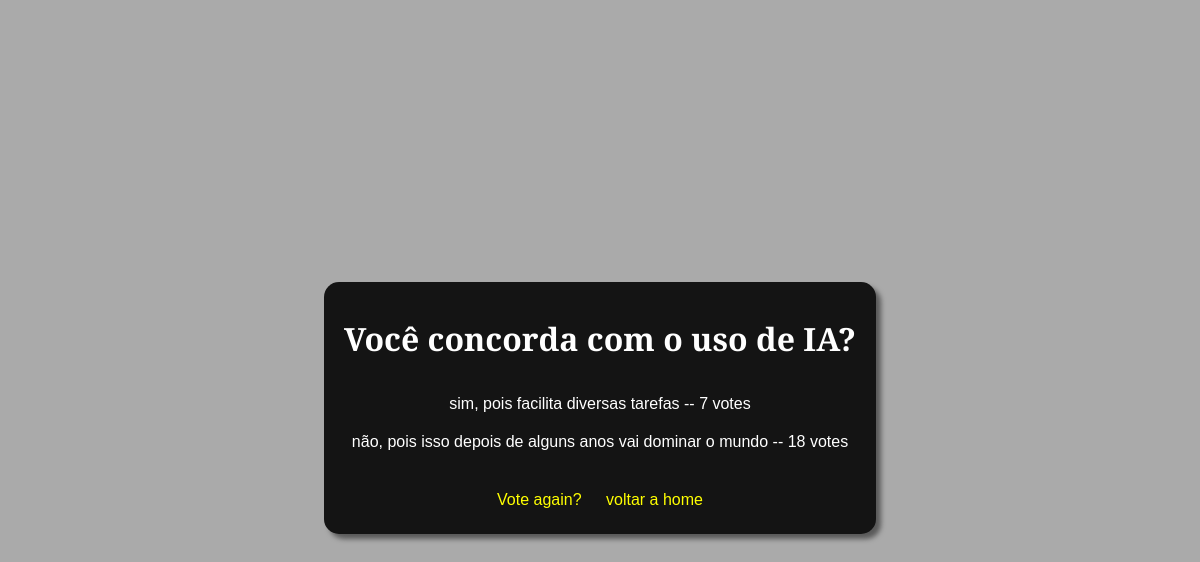
The page /polls/2/results/ on the database as committed earlier.
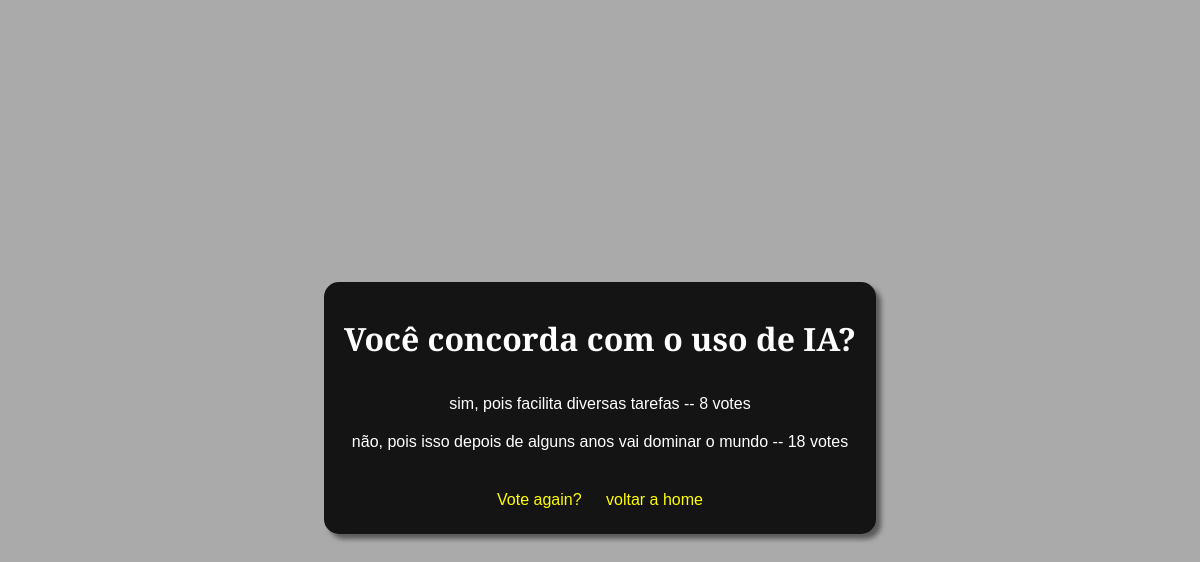
The same page on the database as committed later.
### polls/models.py (models this page shows, shortened)
class Choice(models.Model):
    question = models.ForeignKey(Question, on_delete=models.CASCADE)
    choice_text = models.CharField(max_length=200)
    votes = models.IntegerField(default=0)

### polls/views.py (the view)
# urls.py: path("<int:question_id>/results/", views.results, name="results"),
def results(request, question_id):
    question = get_object_or_404(Question, pk=question_id)
    return render(request, "polls/results.html", {"question":question})

### polls/templates/polls/results.html (shortened to what this page needs)
<!DOCTYPE html>
{% load static %}
<html lang="en">
<head>
    <link rel="stylesheet" type="text/css" href="{% static 'polls/css/style.css' %}" />
</head>
<body>
  <div class="box">
    <h1>{{ question.question_text}}</h1>
        {% for choice in question.choice_set.all %}
        <p>{{ choice.choice_text }} -- {{ choice.votes}} vote{{ choice.votes|pluralize }}</p>
        {% endfor %}
    <div class="space">
      <a href="{% url 'polls:details' question.id%}">Vote again?</a>
      <a href="{% url 'polls:index' %}">voltar a home</a>
    </div>
  </div>
</body>
</html>

Rows that differ between the two databases and show on the page:
changed Choice "sim, pois facilita diversas tarefas": votes "7" → "8"
